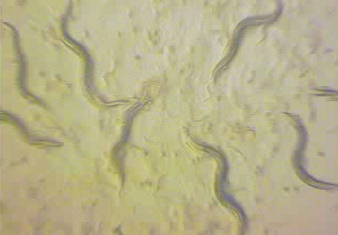
#> input picture Testing/TrackerFrame1.png, 338 x 235 px
$ python -i WormTracker.py   (imports and definitions only)
#> lines starting #> are read from the running program, lines starting #| are printed output that depends on the picture; after the words box and inside, x2 and y2 are one past the last pixel; in counts of white or black regions, pixels touching at a corner belong together
## Python implementation of WormTracker{.h/.cpp}

import numpy as np
import math
import logging
import cv2 as cv
from Worm import *

class WormTracker():

    def __init__(self, fovDiameter = 5.0, grayImg = None, thinkingImg = None,
        unWormsJustAdded = 0, unCurrentFrame = 0, unTotalFrames = 0,
        unThreshold = 150.0, unMaxThresholdValue = 255.0,
        unMinimumCandidateSize = 150.0, unMaximumCandidateSize = 455.0,
        bInletDetection = True, unMorphologySize = 5.0):

        logging.getLogger('SlitherLogger')
        self.fovDiameter = fovDiameter
        self.grayImg = grayImg
        self.thinkingImg = thinkingImg
        self.unWormsJustAdded = unWormsJustAdded
        self.unCurrentFrame = unCurrentFrame
        self.unTotalFrames = unTotalFrames
        self.unThreshold = unThreshold
        self.unMaxThresholdValue = unMaxThresholdValue
        self.unMinimumCandidateSize = unMinimumCandidateSize
        self.unMaximumCandidateSize = unMaximumCandidateSize
        self.bInletDetection = bInletDetection
        self.unMorphologySize = unMorphologySize

        # initialise the thinking label font attributes
        self.fontHScale = 0.7
        self.fontVScale = 0.7
        self.fontThickness = 0
        self.fontLineWidth = 1
        self.fontFace = cv.FONT_HERSHEY_PLAIN

        # worm tracking table
        self.TrackingTable = []

    def ConvertMillimetersToPixels(self, dMillimeters):
        width = np.size(self.grayImg, 1)
        logging.debug("imgwidth: %f" % width)
        return ((width / self.fovDiameter) * dMillimeters);

    def ConvertSquarePixelsToSquareMillimeters(self, dPixelsSquared):
        curval = dPixelsSquared * (1.0 /
            math.pow(self.ConvertMillimetersToPixels(1.0), 2))

        return curval

    def IsAnyPointOnImageExterior(self, MysteryContour):

        height, width = self.grayImg.shape #same as np.size(img, 0 or 1)
        for i in MysteryContour:
            currentPoint = i[0]

            if(currentPoint[0] == 0 or currentPoint[0] == width):
                return True

            if(currentPoint[1] == 0 or currentPoint[1] == height):
                return True

        return False

    def IsPossibleWorm(self, MysteryContour):

        logging.debug("Field of view: %f" % self.fovDiameter)

        if len(MysteryContour) < 6:
            return False

        dPixelArea = abs(cv.contourArea(MysteryContour))

        dMillimeterArea = self.ConvertSquarePixelsToSquareMillimeters(dPixelArea)

        # Too small/too big to be a worm
        if ((dMillimeterArea < self.unMinimumCandidateSize / 1000.0) or
            (self.unMaximumCandidateSize / 1000.0 < dMillimeterArea)):
            logging.debug("Absolute pixel area: %f" % dPixelArea)
            logging.debug("Absolute millimetre area: %f" % dMillimeterArea)

            return False

        if (self.IsAnyPointOnImageExterior(MysteryContour)):
            return False


        logging.debug('Possible worm contour area: %f' % dMillimeterArea)

        return True

    def Tracking(self):
        return len(self.TrackingTable)

    def Add(self, WormContour):
        self.TrackingTable.append(WormContour)
        self.unWormsJustAdded += 1

    def Advance(self, grayImage):
        self.grayImg = grayImage

        thinkingImage = cv.cvtColor(grayImage, cv.COLOR_GRAY2BGR)
        morphologicalImage = grayImage.copy()

        if self.bInletDetection:
            pass # TODO: implement later

        thresh1, thresholdImage = cv.threshold(morphologicalImage, self.unThreshold,
            self.unMaxThresholdValue, cv.THRESH_BINARY)

        contours, hierarchy = cv.findContours(thresholdImage, cv.RETR_LIST,
            cv.CHAIN_APPROX_NONE)

        bInitialDiscovery = True
        if self.Tracking() > 0:
            bInitialDiscovery = False

        for pCurrentContour in contours:
            if not self.IsPossibleWorm(pCurrentContour):
                continue

            elif bInitialDiscovery is True:
                self.Add(pCurrentContour) #TODO: create Worm class and add

            else:
                cv.drawContours(thinkingImage, pCurrentContour, -1, (0, 255, 0), 1)


        cv.imshow('Tracker', thinkingImage)

>>> import cv2
>>> picture = cv2.imread('TrackerFrame1.png', cv2.IMREAD_GRAYSCALE)
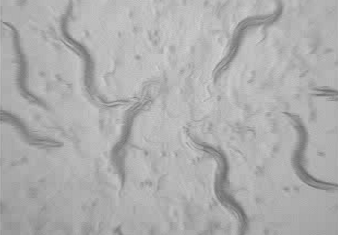
#> picture: shape (235, 338); min 93, max 213, mean 173.7
>>> result = WormTracker().Advance(picture)
#> in Advance, `thresh1, thresholdImage = cv.threshold(morphologicalImage, self.unThre..`:
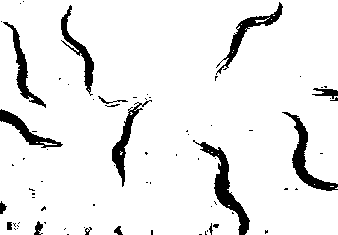
#> thresholdImage: shape (235, 338); 92.3% white; 74 black regions (58 under 20 px)
#> in Advance, `thresh1, thresholdImage = cv.threshold(morphologicalImage, self.unThre..`: thresh1 = 150
#> in Advance, `contours, hierarchy = cv.findContours(thresholdImage, cv.RETR_LIST, cv..`: contours = 115 contours, 103 with area under 20; largest, box (x1, y1, x2, y2) and area: (0, 0, 338, 235) 75339, (216, 1, 284, 75) 859, (2, 21, 47, 109) 786, (60, 4, 95, 95) 774, (111, 102, 144, 188) 764
#> the loop in Advance, `for pCurrentContour in contours:` made 115 passes
